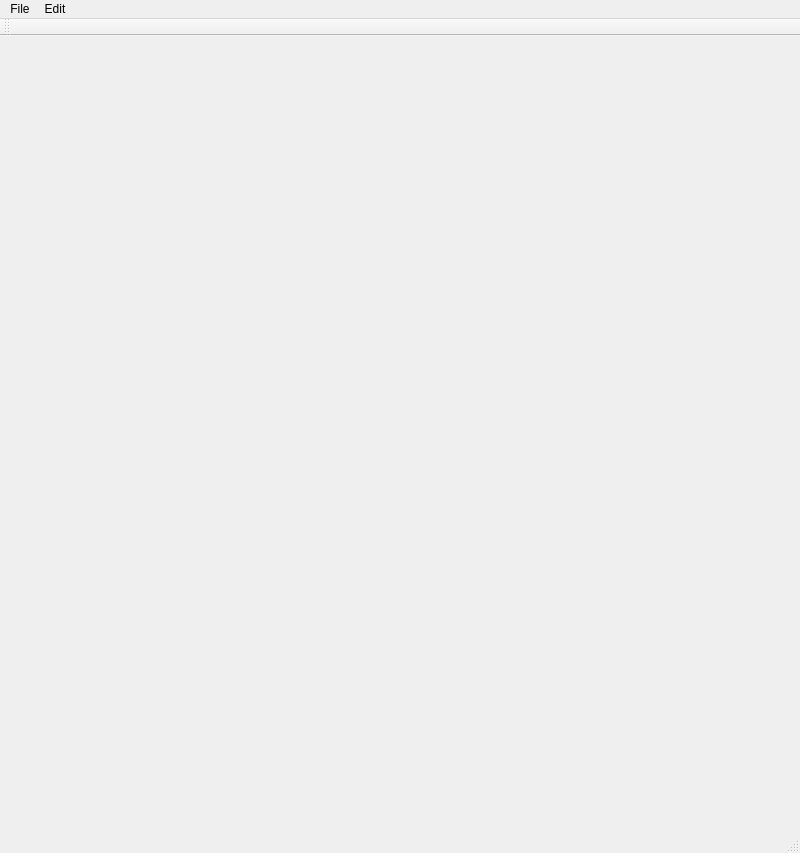
<?xml version="1.0" encoding="UTF-8"?>
<ui version="4.0">
 <class>MainWindowClass</class>
 <widget class="QMainWindow" name="MainWindowClass">
  <property name="geometry">
   <rect>
    <x>0</x>
    <y>0</y>
    <width>800</width>
    <height>853</height>
   </rect>
  </property>
  <property name="windowTitle">
   <string>CMP Data Editor</string>
  </property>
  <widget class="QWidget" name="centralWidget"/>
  <widget class="QMenuBar" name="menuBar">
   <property name="geometry">
    <rect>
     <x>0</x>
     <y>0</y>
     <width>800</width>
     <height>21</height>
    </rect>
   </property>
   <widget class="QMenu" name="menuFle">
    <property name="title">
     <string>File</string>
    </property>
    <addaction name="actionOpen"/>
    <addaction name="actionNext"/>
    <addaction name="actionPrevious"/>
    <addaction name="actionSave"/>
    <addaction name="separator"/>
    <addaction name="actionExit"/>
   </widget>
   <widget class="QMenu" name="menuEdit">
    <property name="title">
     <string>Edit</string>
    </property>
    <addaction name="actionUndo"/>
   </widget>
   <addaction name="menuFle"/>
   <addaction name="menuEdit"/>
  </widget>
  <widget class="QToolBar" name="mainToolBar">
   <attribute name="toolBarArea">
    <enum>TopToolBarArea</enum>
   </attribute>
   <attribute name="toolBarBreak">
    <bool>false</bool>
   </attribute>
  </widget>
  <widget class="QStatusBar" name="statusBar"/>
  <action name="actionExit">
   <property name="text">
    <string>Exit</string>
   </property>
  </action>
  <action name="actionOpen">
   <property name="text">
    <string>Open</string>
   </property>
   <property name="shortcut">
    <string>Ctrl+O</string>
   </property>
  </action>
  <action name="actionSave">
   <property name="text">
    <string>Save</string>
   </property>
   <property name="shortcut">
    <string>Ctrl+S</string>
   </property>
  </action>
  <action name="actionUndo">
   <property name="text">
    <string>Undo</string>
   </property>
   <property name="shortcut">
    <string>Ctrl+Z</string>
   </property>
  </action>
  <action name="actionNext">
   <property name="text">
    <string>Next</string>
   </property>
   <property name="shortcut">
    <string>Right</string>
   </property>
  </action>
  <action name="actionPrevious">
   <property name="text">
    <string>Previous</string>
   </property>
   <property name="shortcut">
    <string>Left</string>
   </property>
  </action>
 </widget>
 <layoutdefault spacing="6" margin="11"/>
 <resources>
  <include location="MainWindow.qrc"/>
 </resources>
 <connections/>
</ui>
